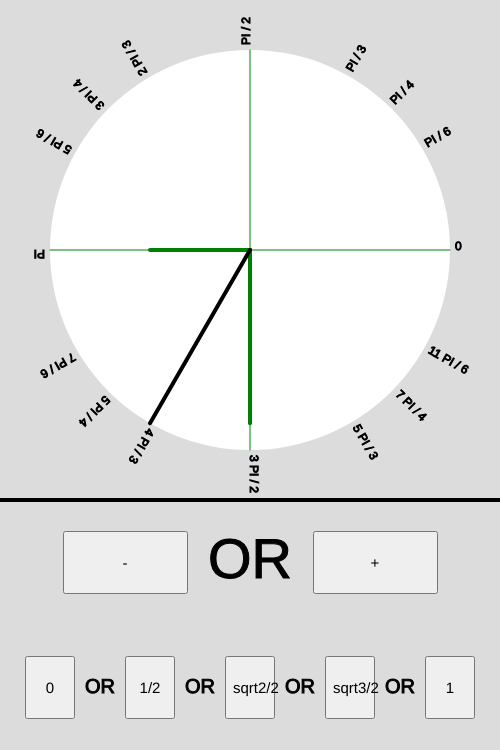
Frame 1 (no input)
Frame 60 (no input): identical to frame 1, image omitted
Frame 120 (the mouse pressed at the canvas centre since frame 60): identical to frame 1, image omitted

The p5.js sketch that drew this single still picture (run headless with seeded random() and noise() and a simulated clock; from frame 60 on, the mouse is pressed at the canvas centre):

// p5.js sketch
// ── sketch.js
let buttons, negButton, posButton, zeroButton, halfButton, rt2Button, rt3Button, oneButton
let heightOfButtonsRegion;
let radianAngles
let degreeAngles
let rnd, rndAngle
let modes = ["cosine", "sine"]

function setup() {
  createCanvas(500, 750);


  negButton = createButton("-")
  posButton = createButton("+")
  zeroButton = createButton("0")
  halfButton = createButton("1/2")
  rt2Button = createButton("sqrt2/2")
  rt3Button = createButton("sqrt3/2")
  oneButton = createButton("1")

  buttons = [negButton, posButton, zeroButton, halfButton, rt2Button, rt3Button, oneButton]

  for (let i in buttons) buttons[i].hide()

  heightOfButtonsRegion = height - width
  radianAngles = { "0": 0, "PI / 6": PI / 6, "PI / 4": PI / 4, "PI / 3": PI / 3, "PI / 2": PI / 2, "2 PI / 3": 2 * PI / 3, "3 PI / 4": 3 * PI / 4, "5 PI / 6": 5 * PI / 6, "PI": PI, "7 PI / 6": 7 * PI / 6, "5 PI / 4": 5 * PI / 4, "4 PI / 3": 4 * PI / 3, "3 PI / 2": 3 * PI / 2, "5 PI / 3": 5 * PI / 3, "7 PI / 4": 7 * PI / 4, "11 PI / 6": 11 * PI / 6 }
  degreeAngles = { "30 deg": PI / 6, "45 deg": PI / 4, "60 deg": PI / 3 }

  [PI / 6, PI / 4, PI / 3]

  rnd = floor(random(Object.values(radianAngles).length))
  rndAngle = -Object.values(radianAngles)[rnd]

}

function draw() {
  background(220);

  drawUnitCircle()
  drawButtons()
  drawAngle()
}

function drawUnitCircle() {
  push()
  translate(width / 2, width / 2)

  strokeWeight(0)
  stroke("black")
  circle(0, 0, width * .8)
  strokeWeight(4)
  point(0, 0)
  stroke("green")
  line(0, 0, cos(rndAngle) * width * .4, 0)
  line(0, 0, 0, sin(rndAngle) * width * .4)
  strokeWeight(1)
  line(-width * .4, 0, width * .4, 0)
  line(0, -width * .4, 0, width * .4)

  stroke("black")
  for (let i in radianAngles) {
    rotate(-radianAngles[i])
    text(i, width * .41, 0)
    rotate(radianAngles[i])
  }

  pop()
}

function drawButtons() {
  push()
  translate(0, width)

  strokeWeight(4)
  stroke("black")
  line(0, 0, width, 0)
  strokeWeight(1)
  textAlign(CENTER, CENTER)
  textSize(56)
  text("OR", width * 1 / 2, heightOfButtonsRegion * 2 / 8)
  textSize(20)
  text("OR", width * 4 / 20, heightOfButtonsRegion * 6 / 8)
  text("OR", width * 8 / 20, heightOfButtonsRegion * 6 / 8)
  text("OR", width * 12 / 20, heightOfButtonsRegion * 6 / 8)
  text("OR", width * 16 / 20, heightOfButtonsRegion * 6 / 8)

  negButton.position(width * 1 / 8, heightOfButtonsRegion * 1 / 8 + width)
  negButton.size(width * 2 / 8, heightOfButtonsRegion * 2 / 8)

  posButton.position(width * 5 / 8, heightOfButtonsRegion * 1 / 8 + width)
  posButton.size(width * 2 / 8, heightOfButtonsRegion * 2 / 8)

  zeroButton.position(width * 1 / 20, heightOfButtonsRegion * 5 / 8 + width)
  zeroButton.size(width * 2 / 20, heightOfButtonsRegion * 2 / 8)

  halfButton.position(width * 5 / 20, heightOfButtonsRegion * 5 / 8 + width)
  halfButton.size(width * 2 / 20, heightOfButtonsRegion * 2 / 8)

  rt2Button.position(width * 9 / 20, heightOfButtonsRegion * 5 / 8 + width)
  rt2Button.size(width * 2 / 20, heightOfButtonsRegion * 2 / 8)

  rt3Button.position(width * 13 / 20, heightOfButtonsRegion * 5 / 8 + width)
  rt3Button.size(width * 2 / 20, heightOfButtonsRegion * 2 / 8)

  oneButton.position(width * 17 / 20, heightOfButtonsRegion * 5 / 8 + width)
  oneButton.size(width * 2 / 20, heightOfButtonsRegion * 2 / 8)

  for (let i in buttons) {
    buttons[i].show()
    buttons[i].style("font-size", "15px")
  }

  // idk what to do here
  // buttons[0].style("font-size", "72px")
  // buttons[0].style("text-align", "center")
  // buttons[0].style("vertical-align", "initial")
  // buttons[1].style("font-size", "72px")

  translate(0, -width)
  pop()
}

function drawAngle() {
  push()
  translate(width / 2, width / 2)

  strokeWeight(4)
  stroke("black")
  rotate(rndAngle)
  line(0, 0, width * .4, 0)
  // arc(0, 0, width * .8, width * .8, 0, -rndAngle, PIE);

  pop()
}
